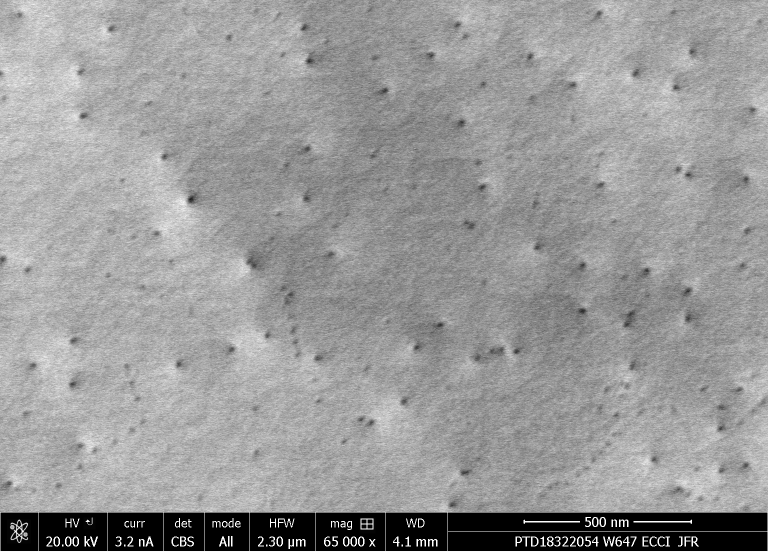
#> input picture data/raw_images/647_8bit_001.tif, 1536 x 1103 px (shown at 1/2 size); its folder holds only this picture in this run
$ python data_prep.py
#> lines starting #> are read from the running program, lines starting #| are printed output that depends on the picture
# importing libraries
import bz2
import pickle
import numpy as np
import random
import sys
import os
import re
import matplotlib.pyplot as plt
import matplotlib.patches as patches
import csv

augmentation = False
write_train = True
write_test = True
np.random.seed(10000000)
in_resolution = (1536, 1103)
patch_size = (64,64) ; # (row,col)
patch_stride = (16,16)
ann2pixels = (15.11, 21.04)
num_classes = 1
debug = 2
image_is_24bit = re.compile(".*_24bit_.*")

# data directory
data_in_dir = ("../data/raw_images", "../data/anno_info")
data_out_dir = "../data"

# find out if fault is located in the image page
def get_fault_count(image_coord, fault_list):
    # Inputs: image_coord (x1,y1,x2,y2) coordinates of top/left and bottom right corners
    #       : fault_list: List of faults for this image
    x1,y1,x2,y2 = image_coord
    ans = 0
    for x,y in fault_list:
        if x > x1 and y > y1 and x < x2 and y < y2:
            ans += 1
    return ans

def has_fault(image_coord, fault_list):
    if get_fault_count(image_coord, fault_list) > 0:
        return 1
    return 0

# process one image
def process_one_image(imgfile, annfile):
#> called with imgfile = '../data/raw_images/647_8bit_001.tif', annfile = '../data/anno_info/647_8bit_001.csv'
    print (imgfile)
    I = plt.imread(imgfile)
#> I is the input picture: shape (1103, 1536); min 0, max 255, mean 152.8
    print (I.shape)
#| (1103, 1536)
    if image_is_24bit.match(imgfile):
        h, w, _ = I.shape
        I = I[:,:,0]
    else:
        h, w = I.shape
#> h = 1103; w = 1536

    # remove the bottom
    h -= 80
#> h = 1023
    I = I[:h,:]
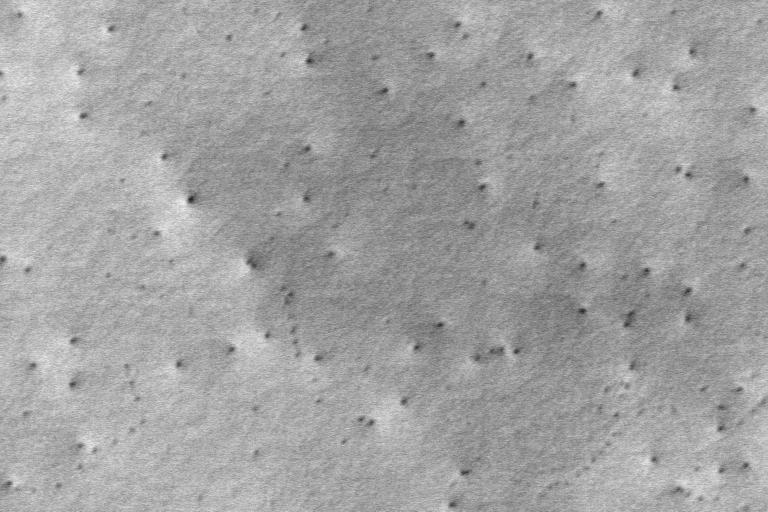
#> I: shape (1023, 1536) (shown at 1/2 size); min 20, max 255, mean 162.3
    if debug:
        print (f"Reading file {imgfile} and its annotation {annfile} with shape ({w}, {h})")
#| Reading file ../data/raw_images/647_8bit_001.tif and its annotation ../data/anno_info/647_8bit_001.csv with shape (1536, 1023)
    fault_coords = []
#> (the run stopped early here; a loop or call above may not have finished)

$ run again, on data/raw_images/647_8bit_008.tif
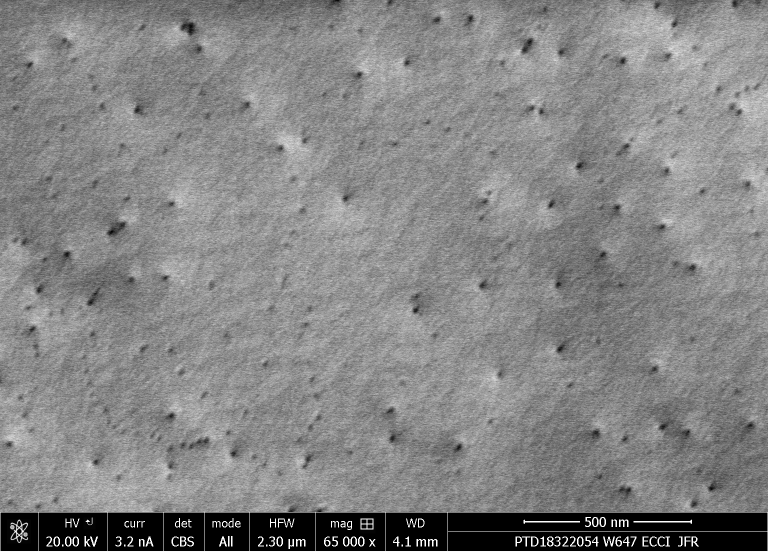
#> input picture data/raw_images/647_8bit_008.tif, 1536 x 1103 px (shown at 1/2 size)
#> in process_one_image, I is the input picture: shape (1103, 1536); min 0, max 255, mean 131.9
#| (1103, 1536)
#> in process_one_image, `I = I[:h,:]`:
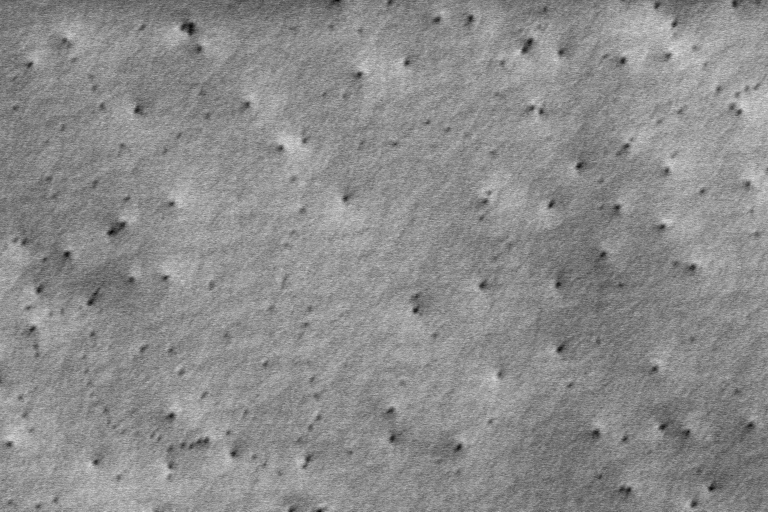
#> I: shape (1023, 1536) (shown at 1/2 size); min 0, max 246, mean 139.7
#| Reading file ../data/raw_images/647_8bit_008.tif and its annotation ../data/anno_info/647_8bit_008.csv with shape (1536, 1023)

$ run again, on data/raw_images/647_8bit_009.tif
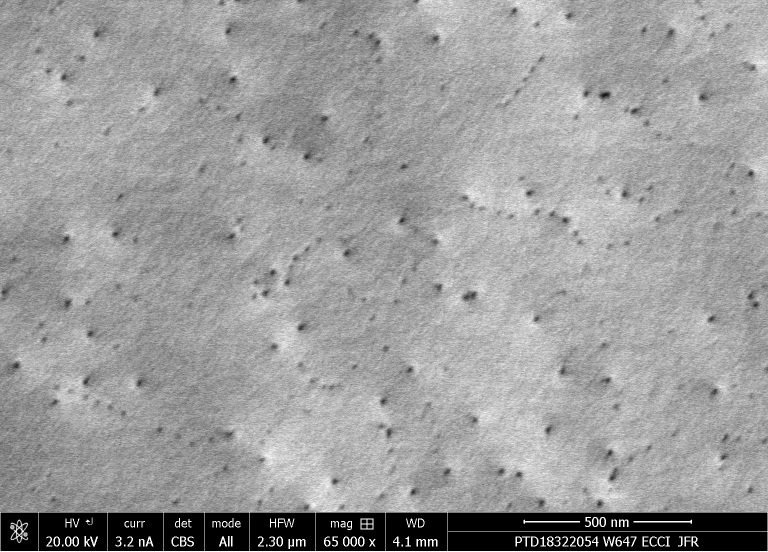
#> input picture data/raw_images/647_8bit_009.tif, 1536 x 1103 px (shown at 1/2 size)
#> in process_one_image, I is the input picture: shape (1103, 1536); min 0, max 255, mean 155.3
#| (1103, 1536)
#> in process_one_image, `I = I[:h,:]`:
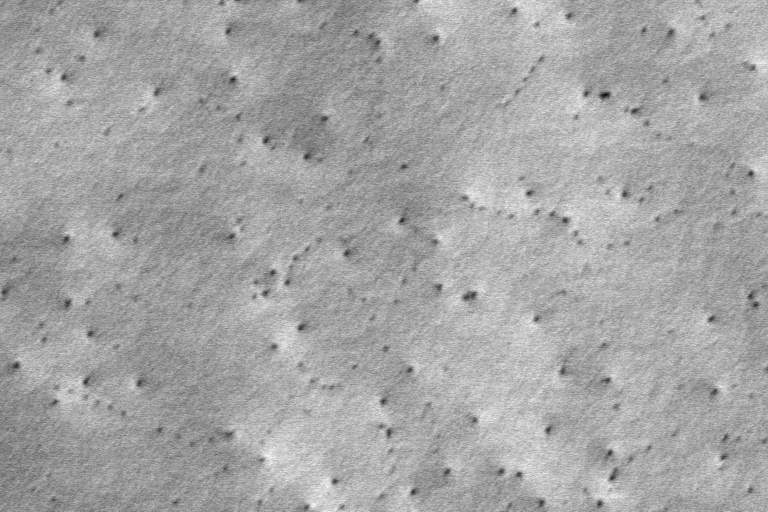
#> I: shape (1023, 1536) (shown at 1/2 size); min 0, max 255, mean 165
#| Reading file ../data/raw_images/647_8bit_009.tif and its annotation ../data/anno_info/647_8bit_009.csv with shape (1536, 1023)

$ run again, on data/raw_images/647_8bit_002.tif
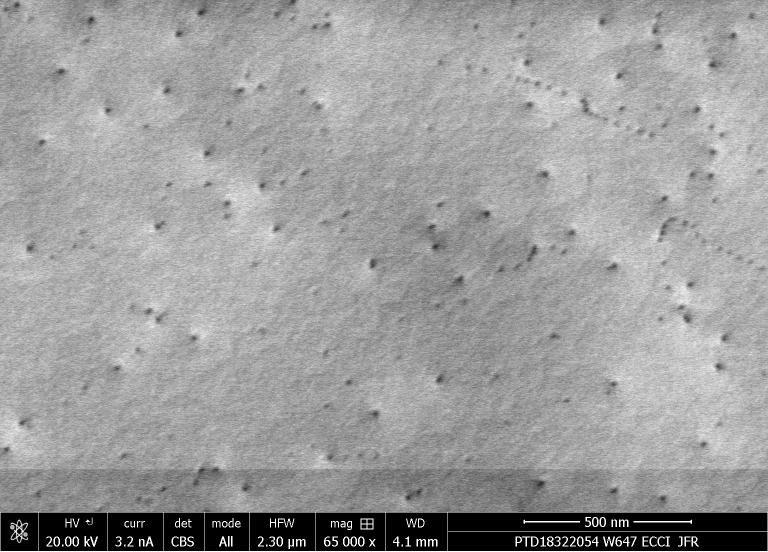
#> input picture data/raw_images/647_8bit_002.tif, 1536 x 1103 px (shown at 1/2 size)
#> in process_one_image, I is the input picture: shape (1103, 1536); min 0, max 255, mean 156
#| (1103, 1536)
#> in process_one_image, `I = I[:h,:]`:
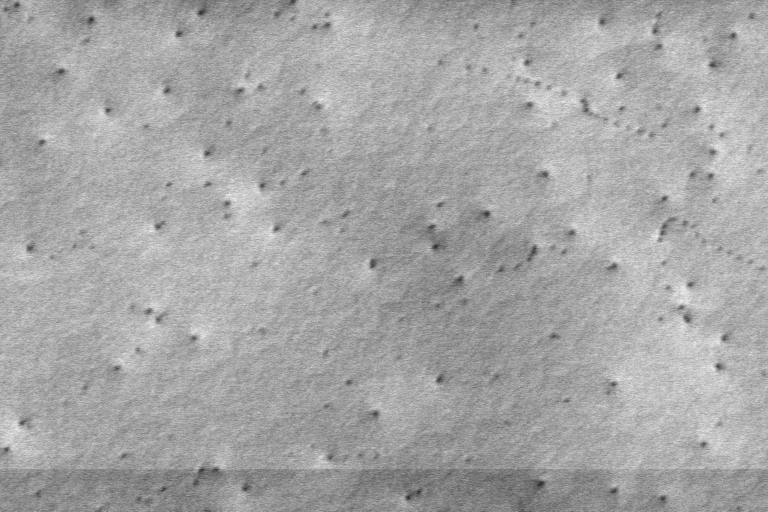
#> I: shape (1023, 1536) (shown at 1/2 size); min 12, max 255, mean 165.8
#| Reading file ../data/raw_images/647_8bit_002.tif and its annotation ../data/anno_info/647_8bit_002.csv with shape (1536, 1023)
